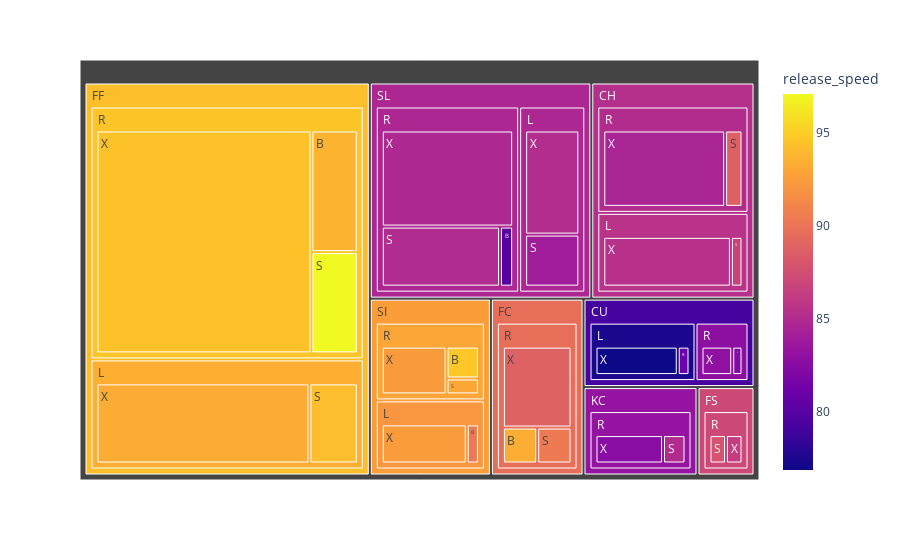

Notebook code cell kept with this figure:
### Code cell
import plotly.express as px

fig = px.treemap(km21,
                 path=['pitch_type', 'p_throws', 'type'],
                 color='release_speed'

                 )
fig.show()

### Figure 1 — Plotly figure (JSON) as saved in the notebook; plotly's stock layout.template omitted (floating-point values rounded to 4 significant figures)
{"data": [{"branchvalues": "total", "customdata": [[81], [90.3], [93.3], [93.7], [94.7], [79.8], [86.7], [94.2], [83.95], [88.7], [82.3], [90.4], [97.08], [87.8], [85], [93], [85.03], [85.43], [76.84], [93.23], [92.39], [85.1], [84.56], [82.87], [88.72], [94.43], [86.35], [82.52], [92.33], [84.79], [85.53], [77.36], [93.41], [92.12], [84.72], [85.08], [82.72], [89.68], [94.57], [87.07], [83.14], [92.93], [84.68], [85.27], [79.15], [89.68], [94.22], [87.07], [83.14], [92.55], [84.69]], "domain": {"x": [0, 1], "y": [0, 1]}, "hovertemplate": "labels=%{label}<br>count=%{value}<br>parent=%{parent}<br>id=%{id}<br>release_speed=%{color}<extra></extra>", "ids": ["CU/L/B", "SI/L/B", "FC/R/B", "FF/R/B", "SI/R/B", "SL/R/B", "CH/L/S", "FF/L/S", "SL/L/S", "CH/R/S", "CU/R/S", "FC/R/S", "FF/R/S", "FS/R/S", "KC/R/S", "SI/R/S", "SL/R/S", "CH/L/X", "CU/L/X", "FF/L/X", "SI/L/X", "SL/L/X", "CH/R/X", "CU/R/X", "FC/R/X", "FF/R/X", "FS/R/X", "KC/R/X", "SI/R/X", "SL/R/X", "CH/L", "CU/L", "FF/L", "SI/L", "SL/L", "CH/R", "CU/R", "FC/R", "FF/R", "FS/R", "KC/R", "SI/R", "SL/R", "CH", "CU", "FC", "FF", "FS", "KC", "SI", "SL"], "labels": ["B", "B", "B", "B", "B", "B", "S", "S", "S", "S", "S", "S", "S", "S", "S", "S", "S", "X", "X", "X", "X", "X", "X", "X", "X", "X", "X", "X", "X", "X", "L", "L", "L", "L", "L", "R", "R", "R", "R", "R", "R", "R", "R", "CH", "CU", "FC", "FF", "FS", "KC", "SI", "SL"], "marker": {"coloraxis": "coloraxis", "colors": [81, 90.3, 93.3, 93.7, 94.7, 79.8, 86.7, 94.2, 83.95, 88.7, 82.3, 90.4, 97.08, 87.8, 85, 93, 85.03, 85.43, 76.84, 93.23, 92.39, 85.1, 84.56, 82.87, 88.72, 94.43, 86.35, 82.52, 92.33, 84.79, 85.53, 77.36, 93.41, 92.12, 84.72, 85.08, 82.72, 89.68, 94.57, 87.07, 83.14, 92.93, 84.68, 85.27, 79.15, 89.68, 94.22, 87.07, 83.14, 92.55, 84.69]}, "name": "", "parents": ["CU/L", "SI/L", "FC/R", "FF/R", "SI/R", "SL/R", "CH/L", "FF/L", "SL/L", "CH/R", "CU/R", "FC/R", "FF/R", "FS/R", "KC/R", "SI/R", "SL/R", "CH/L", "CU/L", "FF/L", "SI/L", "SL/L", "CH/R", "CU/R", "FC/R", "FF/R", "FS/R", "KC/R", "SI/R", "SL/R", "CH", "CU", "FF", "SI", "SL", "CH", "CU", "FC", "FF", "FS", "KC", "SI", "SL", "", "", "", "", "", "", "", ""], "type": "treemap", "values": [1, 1, 2, 6, 2, 1, 1, 5, 4, 2, 1, 2, 5, 2, 2, 1, 9, 11, 7, 22, 7, 8, 14, 3, 9, 51, 2, 6, 6, 16, 12, 8, 27, 8, 12, 16, 4, 13, 62, 4, 8, 9, 26, 28, 12, 13, 89, 4, 8, 17, 38]}], "layout": {"coloraxis": {"colorbar": {"title": {"text": "release_speed"}}, "colorscale": [[0, "#0d0887"], [0.1111, "#46039f"], [0.2222, "#7201a8"], [0.3333, "#9c179e"], [0.4444, "#bd3786"], [0.5556, "#d8576b"], [0.6667, "#ed7953"], [0.7778, "#fb9f3a"], [0.8889, "#fdca26"], [1, "#f0f921"]]}, "legend": {"tracegroupgap": 0}, "margin": {"t": 60}}}
